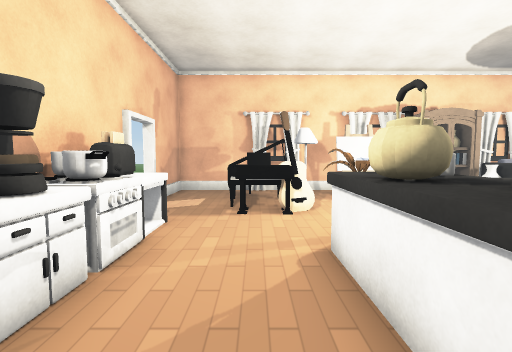
[1] (above)

12 first-person views from a walk through a scene from a Unity 3-D project. The camera is 1.4 m above the floor, tilts 4° down and sees 85° across. The floor is counted in squares, 1 m on a side. Each view is taken from the middle of a square. On the plan, view 1 faces up. The plan holds only what a view shows up to about 14 squares ahead; the rest is blank. The place goes on beyond the plan. The player character is not drawn. Door leaves are left out, so doorways stand open. Some surface patterns are stand-ins.

[2]
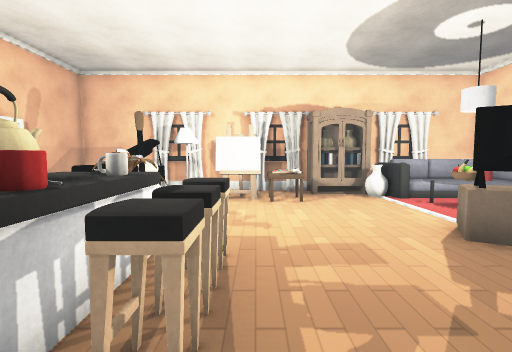

[3]
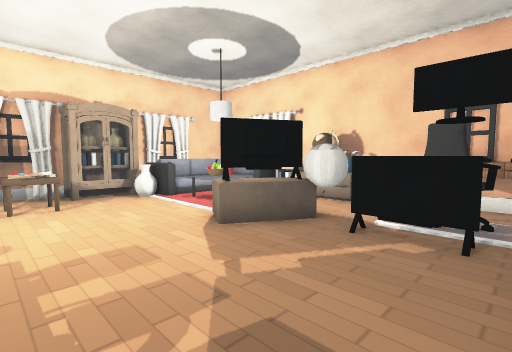

[4]
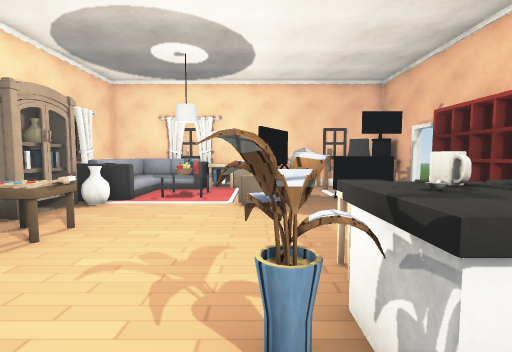

[5]
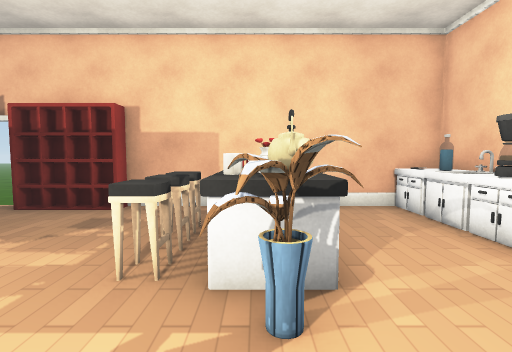

[6]
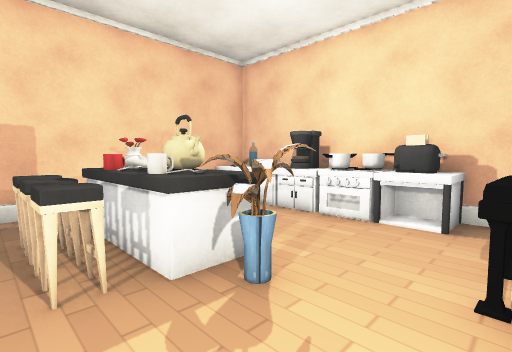

[7]
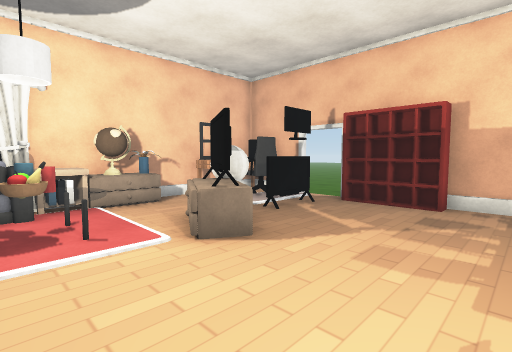

[8]
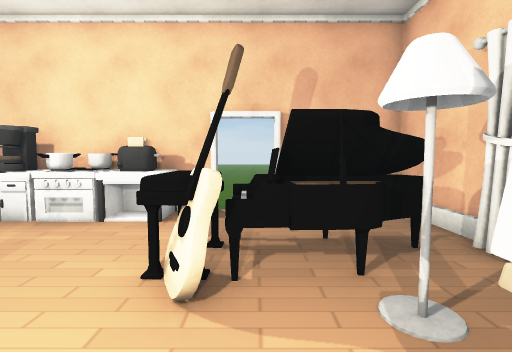

[9]
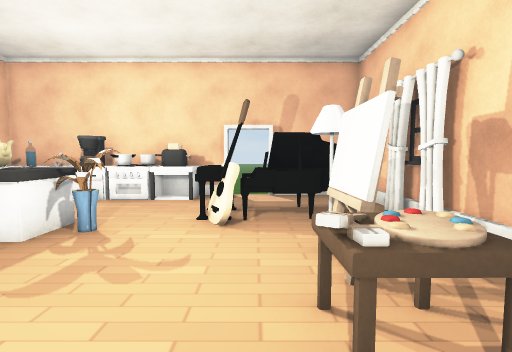

[10]
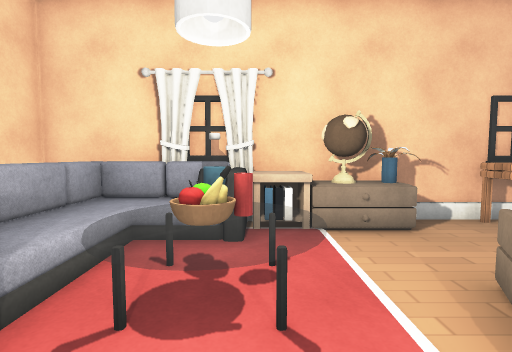

[11]
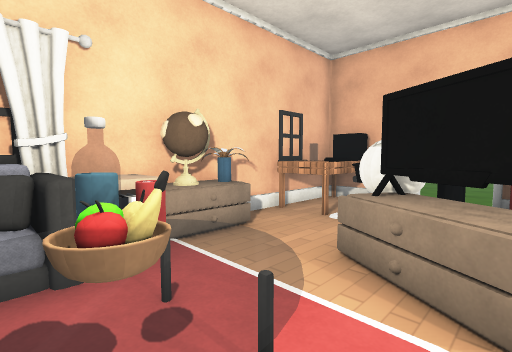

[12]
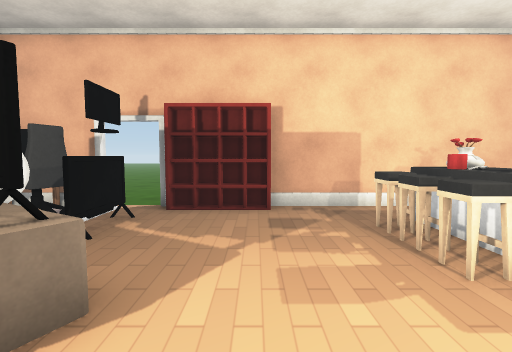

### Floor plan
Key: @ floor where view 1 was taken; # wall or solid block; . floor; D open door; ^ raised ledge; C cupboard; S sofa; P piano; G guitar; T stove; L stool; M machine; A table; R carpet; B TV; I cabinet; E ball; H shelf; N sink; O other object.
Columns run from 6 left of view 1 to 13 right of it. Each row starts with its distance up from view 1.
 12    ##########  #####
 11    #..######COOSSS #
 10    #.PPP...OCCOOSSSS
  9    #.PPPOOAO...S SS#
  8   .D.PPG.......AOAS#
  7 ...D..PP.......AOASO
  6    ##........... RI#
  5    O#..##.....BII.II
  4    OT..^OLL...BBE.I#
  3    ##..OOLL....EE. #
  2    #M..OOLL....BOOA#
  1    NN..^^......BOOAA
  0    OO.@.....HHH##RA#
 -1    ##########H#DD###
 -2                ...
 -3                ...
 -4                ....
 -5                ....
 -6                ....
 -7                ....
 -8                ..

Where each view was taken, in squares from view 1:
view 1: 0 up, 0 right, facing up
view 2: 0 up, 4 right, facing up
view 3: 0 up, 4 right, facing up-right
view 4: 5 up, 0 right, facing right
view 5: 7 up, 2 right, facing down
view 6: 7 up, 4 right, facing down-left
view 7: 8 up, 4 right, facing down-right
view 8: 8 up, 4 right, facing left
view 9: 8 up, 7 right, facing left
view 10: 7 up, 7 right, facing right
view 11: 8 up, 8 right, facing down-right
view 12: 7 up, 6 right, facing down
